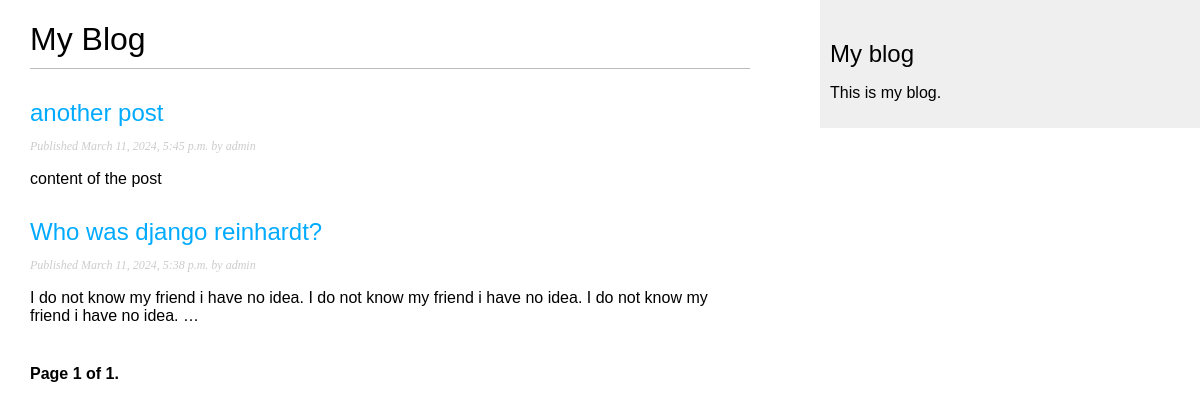
Screenshot of /blog/ with the database file from the repository.
### blog/models.py (models this page shows, shortened)
class Post(models.Model):
    class Status(models.TextChoices):
        DRAFT = 'DF', 'Draft'
        PUBLISHED = 'PB', 'Published'
    title = models.CharField(max_length=250)
    slug = models.SlugField(max_length=250,
                            unique_for_date='publish')
    author = models.ForeignKey(User, on_delete=models.CASCADE, related_name='blog_posts')
    body = models.TextField()
    publish = models.DateTimeField(default=timezone.now)
    created = models.DateTimeField(auto_now_add=True)
    updated = models.DateTimeField(auto_now=True)
    status = models.CharField(max_length=2, choices=Status.choices, default=Status.DRAFT)
    objects = models.Manager()
    published = PublishedManager()
    class Meta:
        ordering = ['-publish']
        indexes = [
            models.Index(fields=['-publish'])
        ]
    def get_absolute_url(self):
        return reverse('blog:post_detail',
                       args=[self.publish.year,
                             self.publish.month,
                             self.publish.day,
                             self.slug])

### blog/views.py (the view)
# urls.py: path('', views.PostListView.as_view(), name='post_list'),
class PostListView(ListView):
    queryset = Post.published.all()
    context_object_name = 'posts'
    paginate_by = 3
    template_name = 'blog/post/list.html'

### blog/templates/blog/post/list.html (shortened to what this page needs)
{% extends "blog/base.html" %}
{% block content %}
    <h1>My Blog</h1>
    {% for post in posts %}
        <h2>
            <a href="{{ post.get_absolute_url }}">
                {{ post.title }}
            </a>
        </h2>
        <p class="date">
            Published {{ post.publish }} by {{ post.author }}
        </p>
        {{ post.body|truncatewords:30|linebreaks }}
    {% endfor %}
    {% include "pagination.html" with page=page_obj %}
{% endblock %}

### blog/static/css/blog.css (style rules this page uses)
body { margin:0; padding:0; font-family:helvetica, sans-serif; }
a { color:#00abff; text-decoration:none; }
h1 { font-weight:normal; border-bottom:1px solid #bbb; padding:0 0 10px 0; }
h2 { font-weight:normal; margin:30px 0 0; }
p.date { color:#ccc; font-family: georgia, serif; font-size: 12px; font-style: italic; }

### rows the page displays
Post: title "another post", publish "March 11, 2024, 5:45 p.m.", author "admin", body "content of the post"
Post: title "Who was django reinhardt?", publish "March 11, 2024, 5:38 p.m.", author "admin", body "I do not know my friend i have no idea. I do not know my friend i have no idea. I do not know my friend i have no idea. …"

### other values shown
{{ page.number }} "1"
{{ page.paginator.num_pages }} "1"
